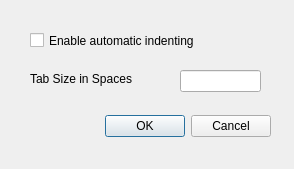
<ui version="4.0" >
 <class>FMIndentConf</class>
 <widget class="QDialog" name="FMIndentConf" >
  <property name="geometry" >
   <rect>
    <x>0</x>
    <y>0</y>
    <width>294</width>
    <height>169</height>
   </rect>
  </property>
  <property name="windowTitle" >
   <string>Configure Indenting</string>
  </property>
  <widget class="QLabel" name="label" >
   <property name="geometry" >
    <rect>
     <x>30</x>
     <y>70</y>
     <width>131</width>
     <height>17</height>
    </rect>
   </property>
   <property name="text" >
    <string>Tab Size in Spaces</string>
   </property>
  </widget>
  <widget class="QDialogButtonBox" name="buttonBox" >
   <property name="geometry" >
    <rect>
     <x>30</x>
     <y>110</y>
     <width>241</width>
     <height>32</height>
    </rect>
   </property>
   <property name="orientation" >
    <enum>Qt::Horizontal</enum>
   </property>
   <property name="standardButtons" >
    <set>QDialogButtonBox::Cancel|QDialogButtonBox::NoButton|QDialogButtonBox::Ok</set>
   </property>
  </widget>
  <widget class="QCheckBox" name="indentEnable" >
   <property name="geometry" >
    <rect>
     <x>30</x>
     <y>30</y>
     <width>231</width>
     <height>21</height>
    </rect>
   </property>
   <property name="text" >
    <string>Enable automatic indenting</string>
   </property>
  </widget>
  <widget class="QLineEdit" name="tabsize" >
   <property name="geometry" >
    <rect>
     <x>180</x>
     <y>70</y>
     <width>81</width>
     <height>22</height>
    </rect>
   </property>
  </widget>
 </widget>
 <resources/>
 <connections>
  <connection>
   <sender>buttonBox</sender>
   <signal>accepted()</signal>
   <receiver>FMIndentConf</receiver>
   <slot>accept()</slot>
   <hints>
    <hint type="sourcelabel" >
     <x>248</x>
     <y>254</y>
    </hint>
    <hint type="destinationlabel" >
     <x>157</x>
     <y>274</y>
    </hint>
   </hints>
  </connection>
  <connection>
   <sender>buttonBox</sender>
   <signal>rejected()</signal>
   <receiver>FMIndentConf</receiver>
   <slot>reject()</slot>
   <hints>
    <hint type="sourcelabel" >
     <x>316</x>
     <y>260</y>
    </hint>
    <hint type="destinationlabel" >
     <x>286</x>
     <y>274</y>
    </hint>
   </hints>
  </connection>
 </connections>
</ui>
